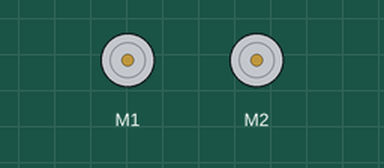
Simulated run of this sketch. Board: Arduino Uno, built with avr-gcc and run on an emulated ATmega328P. Shown: 2 × DC motor (green arrow = forward, orange = backward, longer = faster).

Above: at 0.1 s.
At 3.1 s:
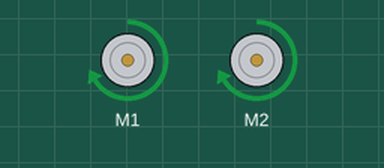
Timing chart, 0 to 4.6 s (numbered marks = the images above):
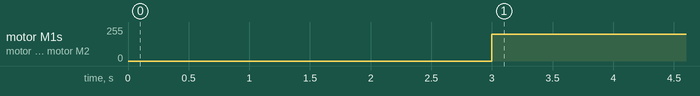

The sketch:

Test_motoare_minisumo.ino
```cpp
/*
PIN MAPPING

M1.1    - digital 3
M1.2    - digital 11
M2.1    - digital 5
M2.2    - digital 6

*/
#include <OrangutanMotors.h>
#include <util/delay.h>
#define md1 11
#define md2 3
#define ms1 5
#define ms2 6

OrangutanMotors motors;
unsigned long prev_millis;
void setup()
{
  // pinMode(md1,OUTPUT);
  // pinMode(md2,OUTPUT);
  // pinMode(ms1,OUTPUT);
  // pinMode(ms2,OUTPUT);
  // digitalWrite(md1,LOW);
  // digitalWrite(md2,LOW);
  // digitalWrite(ms1,LOW);
  // digitalWrite(ms2,LOW);
  delay(3000);
}
void loop()
{

  // prev_millis = millis();
  // if(millis()-prev_millis < 1000){
  //   PORTD &= ~(1 << PORTD5);    // drive pin PD5 low
  //   PORTD |= (1 << PORTD6);    // drive pin PD6 high
  // }
  // prev_millis = millis();
  // if(millis()-prev_millis < 1000){
  //   PORTD |= (1 << PORTD5);    // drive pin PD5 high
  //   PORTD &= ~(1 << PORTD6);    // drive pin PD6 low
  // }
   // digitalWrite(ms1,LOW);
   // analogWrite(ms2,150);
   //  delay(1000);
   // analogWrite(ms1,150);
   // digitalWrite(ms2,HIGH);
   //  delay(1000);

   // digitalWrite(md1,1);
   // analogWrite(md2,150);
   // delay(1000);
   // digitalWrite(md1,0);
   // analogWrite(md2,150);
   // delay(1000);

  // analogWrite(ms1,100);
  // analogWrite(ms2,0);
  // delay(1000);
  //analogWrite(md1,200);
  //analogWrite(md2,0);
   //digitalWrite(md2,LOW);
   motors.setSpeeds(200,200);
     delay(1000);
//    motors.setSpeeds(-200,-200);
//     delay(1000);
}
```

Measured:
- by itself, motor M1, motor M2: stopped → forward 200/255 at 3.0 s
